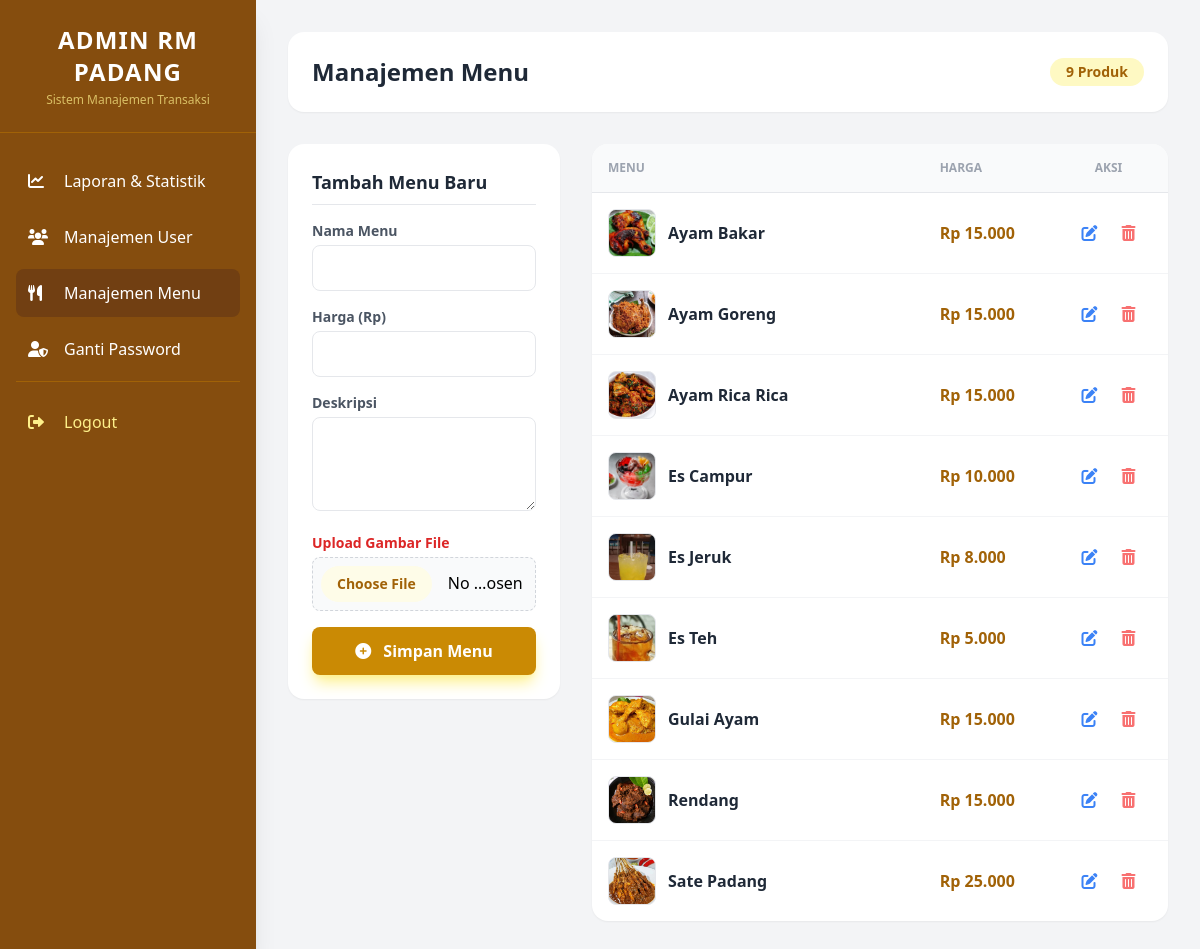
The app's page /manage_menus.php (signed in) with its own data.
### tables this page shows
CREATE TABLE `menus` (
  `id` int(6) UNSIGNED NOT NULL,
  `nama_menu` varchar(255) NOT NULL,
  `deskripsi` text DEFAULT NULL,
  `harga` decimal(10,2) NOT NULL,
  `gambar_url` varchar(255) DEFAULT NULL,
  `reg_date` timestamp NOT NULL DEFAULT current_timestamp() ON UPDATE current_timestamp()
);

### manage_menus.php (the view, shortened to what this page needs)
<?php
include 'koneksi.php';
$result_menus = $conn->query("SELECT * FROM menus ORDER BY nama_menu ASC");
?>
<!DOCTYPE html>
<html lang="id">
<head>
    <script src="https://cdn.tailwindcss.com"></script>
    <link href="https://cdnjs.cloudflare.com/ajax/libs/font-awesome/6.0.0/css/all.min.css" rel="stylesheet"/>
</head>
<body class="bg-gray-100 flex">
    <?php include 'sidebar.php'; ?>
    <main class="flex-1 p-8">
        <header class="mb-8 bg-white p-6 rounded-2xl shadow-sm flex justify-between items-center">
            <h1 class="text-2xl font-bold text-gray-800">Manajemen Menu</h1>
            <div class="bg-yellow-100 text-yellow-700 px-4 py-1 rounded-full text-sm font-bold">
                <?php echo $result_menus->num_rows; ?> Produk
            </div>
        </header>
        <div class="grid grid-cols-1 lg:grid-cols-3 gap-8">
            <div class="lg:col-span-1">
                <section class="bg-white p-6 rounded-2xl shadow-sm sticky top-8">
                    <h2 class="text-lg font-bold text-gray-800 mb-4 border-b pb-2">Tambah Menu Baru</h2>
                    <form action="" method="POST" enctype="multipart/form-data" class="space-y-4">
                        <div>
                            <label class="block text-sm font-semibold text-gray-600 mb-1">Nama Menu</label>
                            <input type="text" name="nama_menu" class="w-full p-2.5 border rounded-lg focus:ring-2 focus:ring-yellow-500 outline-none" required>
                        </div>
                        <div>
                            <label class="block text-sm font-semibold text-gray-600 mb-1">Harga (Rp)</label>
                            <input type="number" name="harga" class="w-full p-2.5 border rounded-lg focus:ring-2 focus:ring-yellow-500 outline-none" required>
                        </div>
                        <div>
                            <label class="block text-sm font-semibold text-gray-600 mb-1">Deskripsi</label>
                            <textarea name="deskripsi" rows="3" class="w-full p-2.5 border rounded-lg focus:ring-2 focus:ring-yellow-500 outline-none"></textarea>
                        </div>
                        <div>
                            <label class="block text-sm font-semibold text-gray-600 mb-1 text-red-600">Upload Gambar File</label>
                            <input type="file" name="gambar_file" class="w-full p-2 border border-dashed border-gray-300 rounded-lg bg-gray-50 file:mr-4 file:py-2 file:px-4 file:rounded-full file:border-0 file:text-sm file:font-semibold file:bg-yellow-50 file:text-yellow-700 hover:file:bg-yellow-100">
                        </div>
                        <button type="submit" class="w-full bg-yellow-600 hover:bg-yellow-700 text-white font-bold py-3 rounded-lg transition shadow-lg shadow-yellow-200">
                            <i class="fas fa-plus-circle mr-2"></i> Simpan Menu
                        </button>
                    </form>
                </section>
            </div>
            <div class="lg:col-span-2">
                <section class="bg-white rounded-2xl shadow-sm overflow-hidden text-sm md:text-base">
                    <table class="w-full text-left border-collapse">
                        <thead>
                            <tr class="bg-gray-50 border-b">
                                <th class="p-4 text-xs uppercase text-gray-400 font-bold">Menu</th>
                                <th class="p-4 text-xs uppercase text-gray-400 font-bold">Harga</th>
                                <th class="p-4 text-xs uppercase text-gray-400 font-bold text-center">Aksi</th>
                            </tr>
                        </thead>
                        <tbody class="divide-y divide-gray-100">
                            <?php if ($result_menus->num_rows > 0): ?>
                                <?php while($row = $result_menus->fetch_assoc()): ?>
                                <tr class="hover:bg-gray-50 transition">
                                    <td class="p-4">
                                        <div class="flex items-center">
                                            <div class="h-12 w-12 rounded-lg bg-gray-200 overflow-hidden mr-3 border">
                                                <?php if (!empty($row['gambar_url'])): ?>
                                                    <img src="<?php echo htmlspecialchars($row['gambar_url']); ?>" class="w-full h-full object-cover">
                                                <?php else: ?>
                                                    <div class="flex items-center justify-center h-full text-gray-400 bg-gray-100">
                                                        <i class="fas fa-image"></i>
                                                    </div>
                                                <?php endif; ?>
                                            </div>
                                            <div>
                                                <div class="font-bold text-gray-800"><?php echo htmlspecialchars($row['nama_menu']); ?></div>
                                            </div>
                                        </div>
                                    </td>
                                    <td class="p-4 font-bold text-yellow-700">
                                        Rp <?php echo number_format($row['harga'], 0, ',', '.'); ?>
                                    </td>
                                    <td class="p-4 text-center">
                                        <div class="flex justify-center space-x-2">
                                            <a href="edit_menu.php?id=<?php echo $row['id']; ?>" class="text-blue-500 hover:text-blue-700 p-2">
                                                <i class="fas fa-edit"></i>
                                            </a>
                                            <button onclick="confirmDelete(<?php echo $row['id']; ?>, '<?php echo addslashes($row['nama_menu']); ?>')"
                                               class="text-red-400 hover:text-red-600 p-2">
                                                <i class="fas fa-trash-alt"></i>
                                            </button>
                                        </div>
                                    </td>
                                </tr>
                                <?php endwhile; ?>
                            <?php else: ?>
                                <tr>
                                    <td colspan="3" class="p-8 text-center text-gray-400 italic">Belum ada menu yang terdaftar.</td>
                                </tr>
                            <?php endif; ?>
                        </tbody>
                    </table>
                </section>
            </div>
        </div>
    </main>
</body>
</html>

### records on screen
menus: gambar_url (picture), nama_menu "Ayam Bakar", harga "15.000"
menus: gambar_url (picture), nama_menu "Ayam Goreng", harga "15.000"
menus: gambar_url (picture), nama_menu "Ayam Rica Rica", harga "15.000"
menus: gambar_url (picture), nama_menu "Es Campur", harga "10.000"
menus: gambar_url (picture), nama_menu "Es Jeruk", harga "8.000"
menus: gambar_url (picture), nama_menu "Es Teh", harga "5.000"
menus: gambar_url (picture), nama_menu "Gulai Ayam", harga "15.000"
menus: gambar_url (picture), nama_menu "Rendang", harga "15.000"
menus: gambar_url (picture), nama_menu "Sate Padang", harga "25.000"

### other values on screen
$result_menus->num_rows "9"
